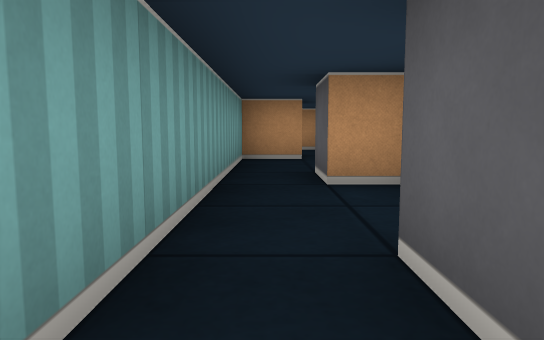
View 1 (above)

24 first-person views from a walk through a cub3D maze. The camera is about half as high as the walls, tilts 6° down and sees 70° across. The floor is counted in squares. Each view is taken from the middle of a square. On the plan, view 1 faces up. The plan holds only what a view shows up to about 9 squares ahead; the rest is blank.

View 2
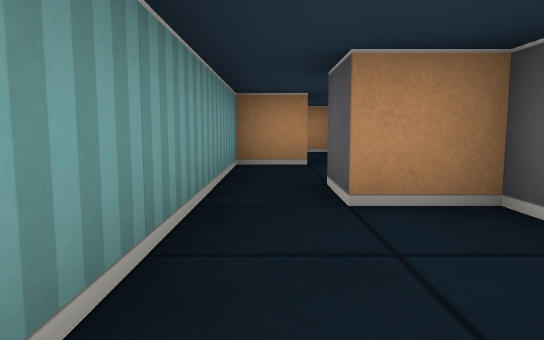

View 3
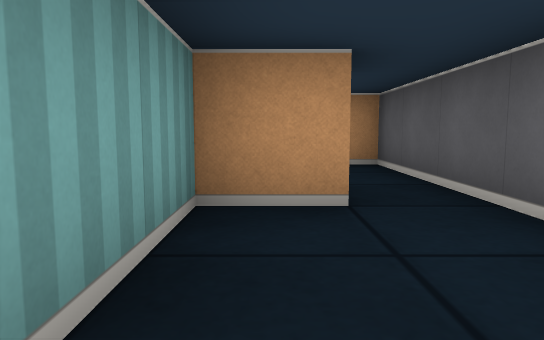

View 4
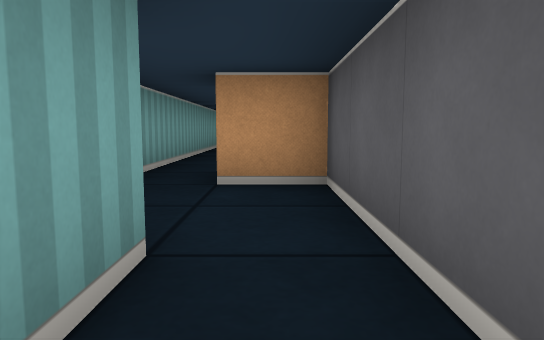

View 5
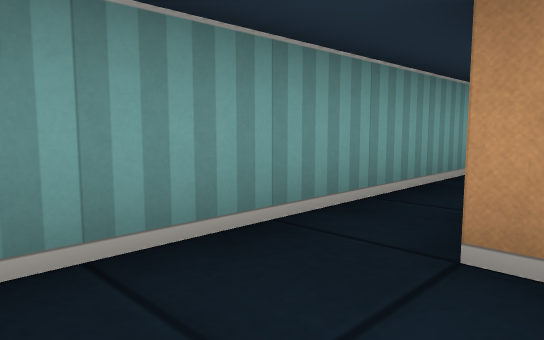

View 6
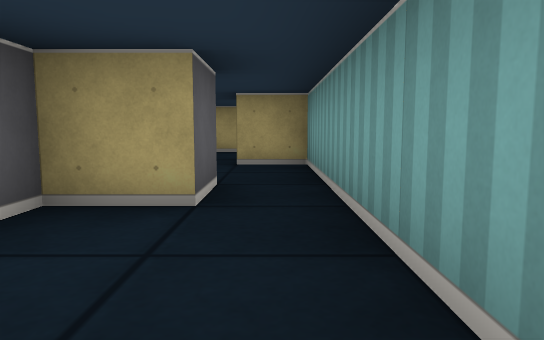

View 7
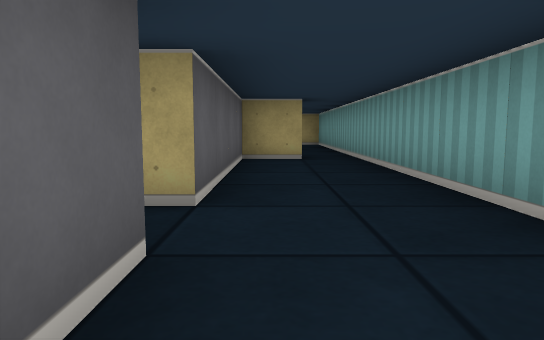

View 8
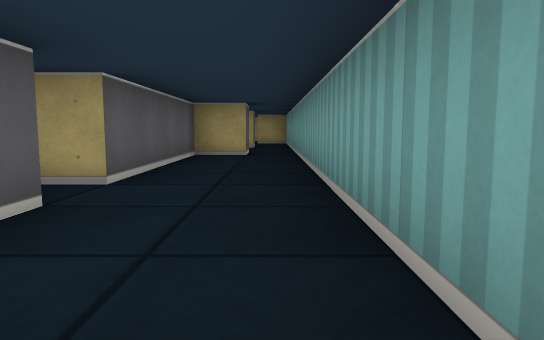

View 9
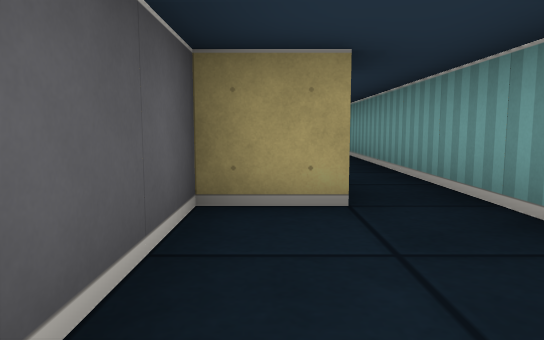

View 10
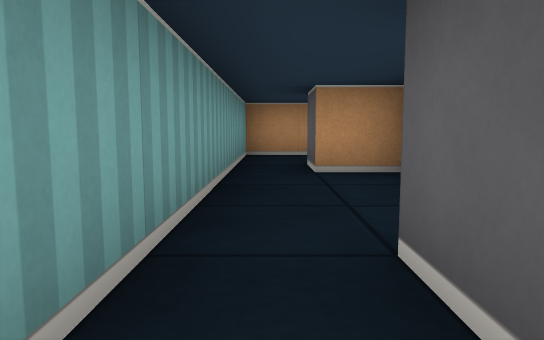

View 11
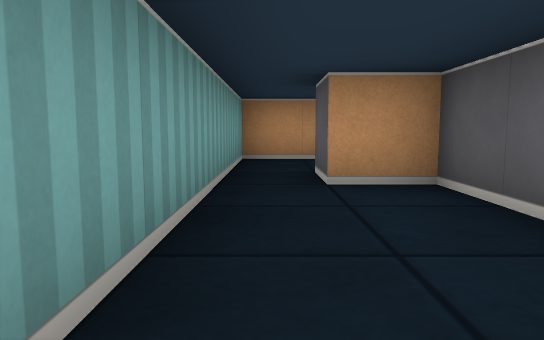

View 12
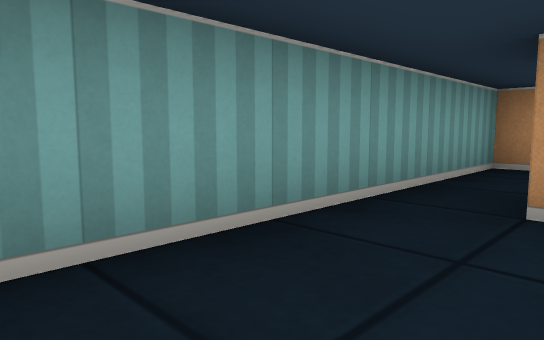

View 13
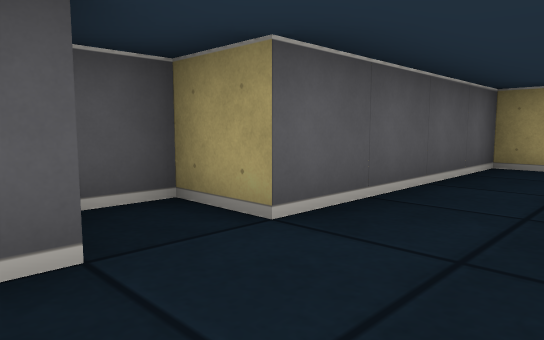

View 14
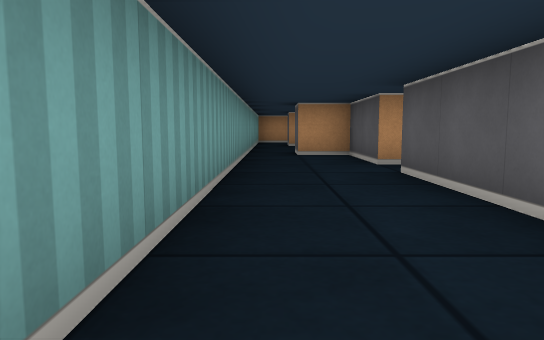

View 15
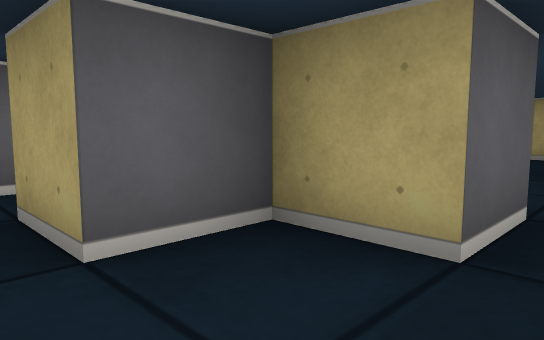

View 16
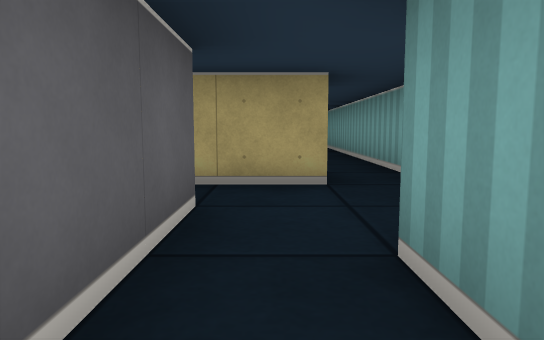

View 17
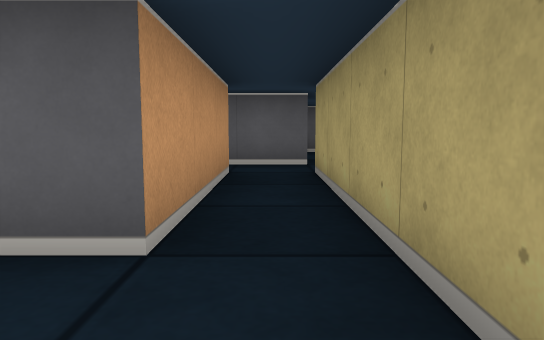

View 18
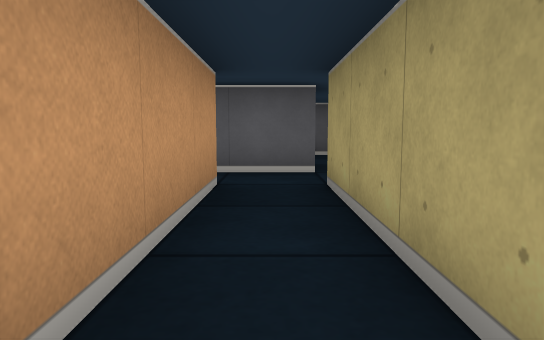

View 19
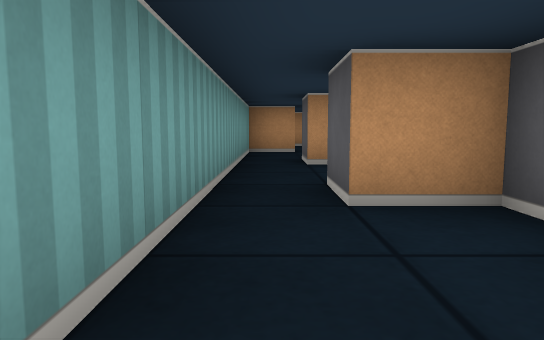

View 20
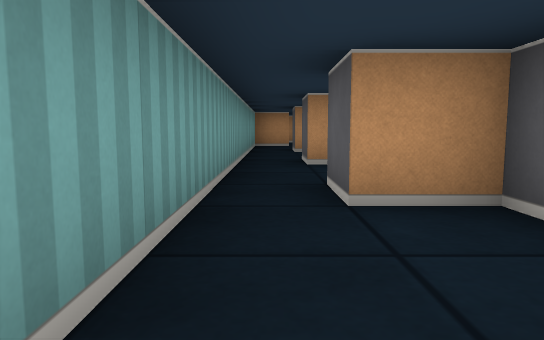

View 21
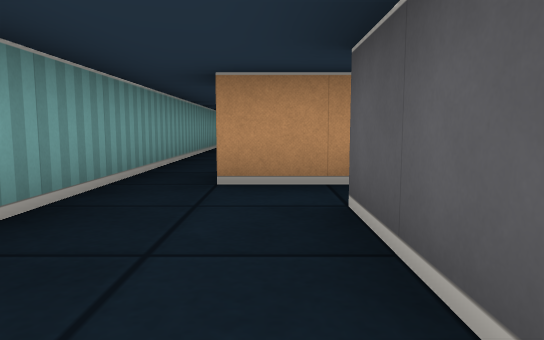

View 22
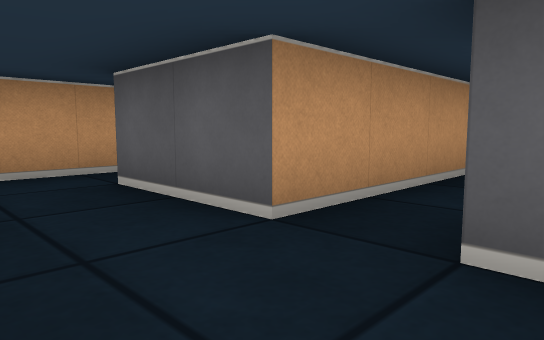

View 23
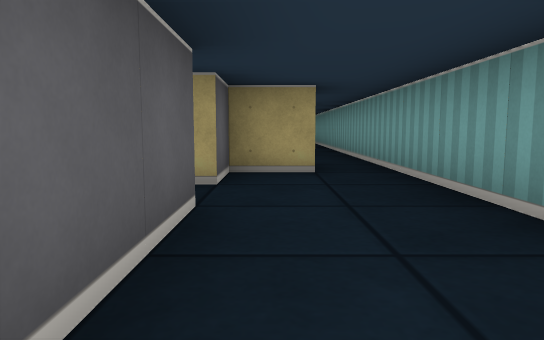

View 24
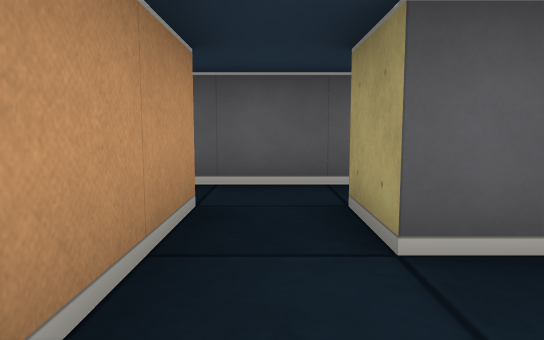

### Floor plan
Points are (right, up) in squares from view 1. A wall is a line through its corners. A room is listed if a view was taken in it or the views show most of it. See-through windows are left out.
Room 1 (views 1, 2)
walls: (-0.5, 3.5) (-0.5, -0.5); (0.5, 0.5) (0.5, 1.5); (1.5, 3) (1.5, 3.5) (0.5, 3.5); (1.5, 0) (1.5, 0.5)
ways out: opening at (0, 4) to room 2; opening at (0, -1) to room 7
Room 2 (views 3, 4, 17, 18)
walls: (0.5, 3.5) (0.5, 4.5) (1.5, 4.5); (0.5, 6.5) (-0.5, 6.5) (-0.5, 3.5); (1.5, 5.5) (1.5, 6.5)
ways out: opening at (0, 4) to room 1; opening at (1, 6) to room 3; opening at (2, 5)
Room 3 (views 5, 16)
walls: (1.5, 6.5) (1.5, 9.5) (0.5, 9.5); (-0.5, 9.5) (-0.5, 7.5) (0.5, 7.5) (0.5, 6.5)
ways out: opening at (1, 6) to room 2; opening at (0, 10) to room 6
Room 4 (views 6, 7, 10, 13, 14)
walls: (1.5, 18.4) (1.5, 20.5) (0.5, 20.5); (2.5, 17.5) (2.5, 18.2); (-0.5, 20.5) (-0.5, 12.5); (0.5, 12.8) (0.5, 13.5) (1.5, 13.5) (1.5, 17.5)
ways out: opening at (0, 21) to room 5; opening at (0, 12) to room 6
Room 5 (views 8, 9, 11, 12)
walls: (0.5, 20.5) (0.5, 21.5) (1.5, 21.5) (1.5, 24.5) (0.5, 24.5) (0.5, 25.5); (0.8, 27.5) (-0.5, 27.5) (-0.5, 20.5)
ways out: opening at (0, 21) to room 4; opening at (1.5, 26.5)
Room 6 (view 15)
walls: (-0.5, 12.5) (-0.5, 9.5); (0.5, 9.5) (0.5, 10.5) (1.5, 10.5) (1.5, 11.5)
ways out: opening at (0, 10) to room 3; opening at (0, 12) to room 4; opening at (2, 12)
Room 7 (views 19, 20)
walls: (1.5, -3) (1.5, -2.5) (0.5, -2.5) (0.5, -1.5); (-0.5, -0.5) (-0.5, -5.4); (1.5, 0.5) (0.5, 0.5)
ways out: opening at (0, -1) to room 1; opening at (0, -5) to room 9; opening at (3, -5) to room 10
Room 8 (views 21, 22)
walls: (0.4, -10.5) (1.5, -10.5) (1.5, -9.5); (-0.5, -8.4) (-0.5, -12.6)
ways out: opening at (0.5, -7.5) to room 9; opening at (0, -13); opening at (2, -9)
Room 9 (views 23, 24)
walls: (-0.5, -5.4) (-0.5, -8.4); (1.5, -8.5) (1.5, -6.5); (1.5, -5.5) (0.5, -5.5)
ways out: opening at (0, -5) to room 7; opening at (0.5, -7.5) to room 8; opening at (2, -6) to room 10
Room 10 (no view inside)
walls: (2.5, -5.5) (1.5, -5.5); (3.5, -6.8) (3.5, -5.2); (1.5, -6.5) (2.5, -6.5)
ways out: opening at (3, -5) to room 7; opening at (2, -6) to room 9

Where each view was taken, in squares from view 1:
view 1: 0 up, 0 right, facing up
view 2: 1 up, 0 right, facing up
view 3: 4 up, 0 right, facing up
view 4: 6 up, 1 right, facing up
view 5: 8 up, 1 right, facing up-left
view 6: 13 up, 0 right, facing down
view 7: 20 up, 1 right, facing down
view 8: 21 up, 0 right, facing down
view 9: 24 up, 1 right, facing down
view 10: 20 up, 0 right, facing up
view 11: 21 up, 0 right, facing up
view 12: 22 up, 1 right, facing up-left
view 13: 19 up, 0 right, facing down-right
view 14: 13 up, 0 right, facing up
view 15: 12 up, 0 right, facing down-right
view 16: 8 up, 1 right, facing down
view 17: 5 up, 0 right, facing right
view 18: 5 up, 1 right, facing right
view 19: 2 down, 0 right, facing up
view 20: 5 down, 0 right, facing up
view 21: 9 down, 1 right, facing up
view 22: 10 down, 0 right, facing up-right
view 23: 6 down, 1 right, facing down
view 24: 6 down, 0 right, facing right
